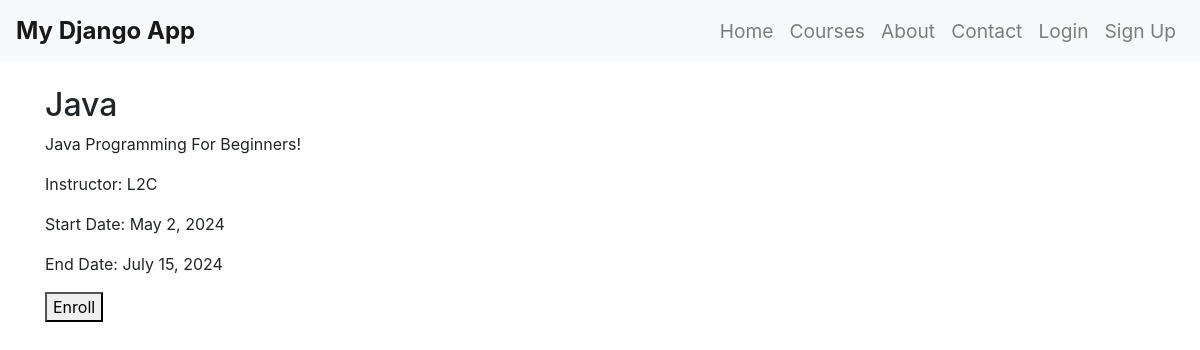
The app's page /course/1/ (signed in) with its own data.
### courses/models.py (models this page shows, shortened)
class Course(models.Model):
    title = models.CharField(max_length=200)
    description = models.TextField()
    start_date = models.DateField()
    end_date = models.DateField()
    instructor = models.CharField(max_length=100)

### courses/views.py (the view)
# urls.py: path('course/<int:pk>/', views.course_detail, name='course_detail'),
@login_required
def course_detail(request, pk):
    course = get_object_or_404(Course, pk=pk)
    if request.method == 'POST':
        Enrollment.objects.create(user=request.user, course=course)
        return redirect('course_list')
    return render(request, 'courses/course_detail.html', {'course': course})

### courses/templates/courses/course_detail.html (shortened to what this page needs)
{% extends 'base_generic.html' %}
{% block content %}
<h2>{{ course.title }}</h2>
<p>{{ course.description }}</p>
<p>Instructor: {{ course.instructor }}</p>
<p>Start Date: {{ course.start_date }}</p>
<p>End Date: {{ course.end_date }}</p>
<form method="post">
    <button type="submit">Enroll</button>
</form>
{% endblock %}

### records on screen
Course: title "Java", description "Java Programming For Beginners!", instructor "L2C", start_date "May 2, 2024", end_date "July 15, 2024"
